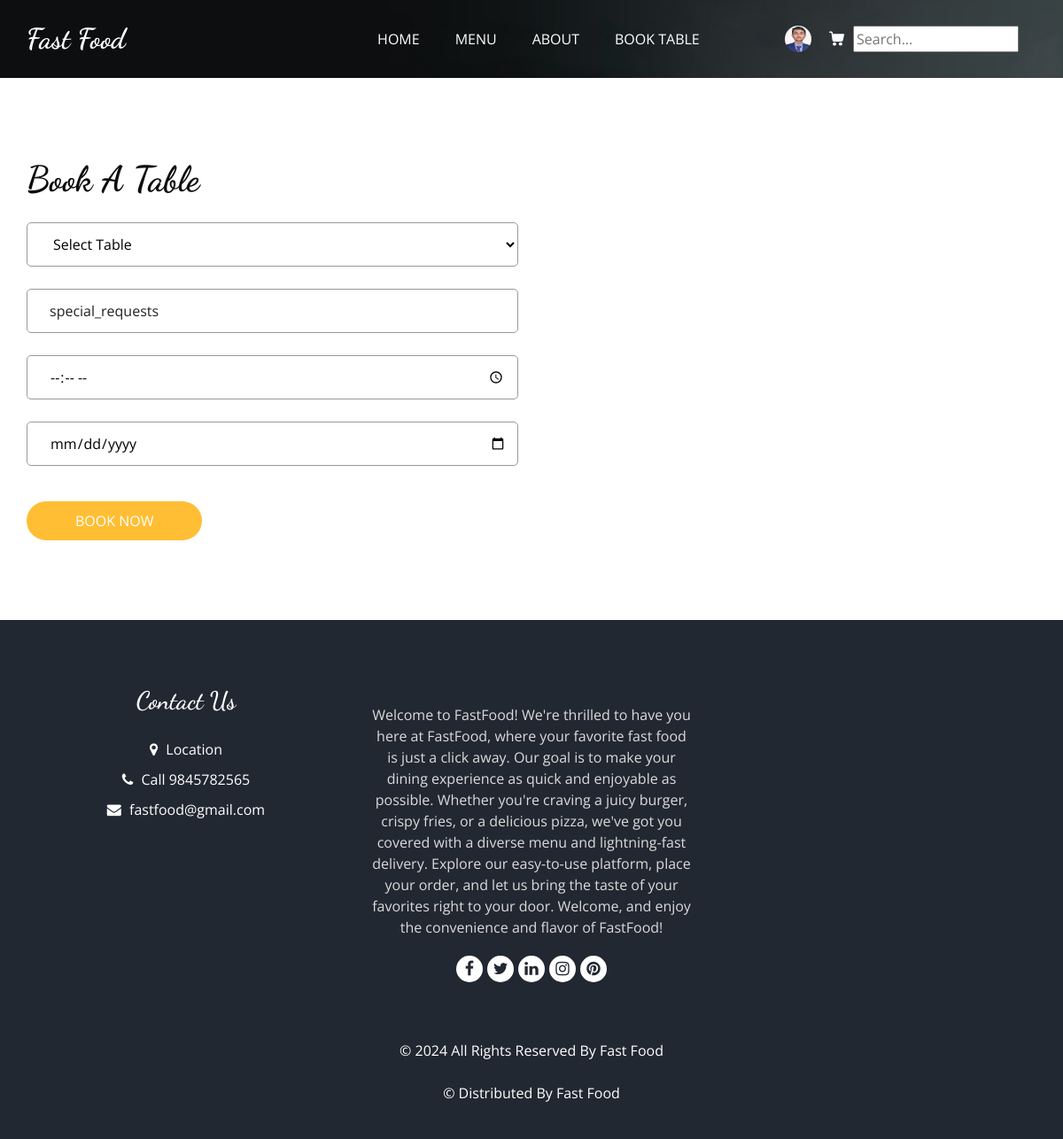
The app's page /selecttable/1 (signed in) with its own data.
### food/models.py (models this page shows, shortened)
class SystemSetting(models.Model):
    name = models.CharField(max_length=150)
    address = models.CharField(max_length=250)
    slogan = models.CharField(max_length=300)
    about = models.TextField(blank=True,null=True)
    email = models.EmailField()
    phone = models.CharField(max_length=15)
    logo = models.ImageField(upload_to='sys')
    location = models.URLField(blank=True,null=True)
    youtube = models.URLField(blank=True,null=True)
    instagram = models.URLField(blank=True,null=True)

### useraccount/models.py (models this page shows, shortened)
class User(AbstractUser):
    address = models.TextField()
    mobile = models.CharField(max_length=15)
    profile = models.ImageField(upload_to='profiles')

### food/views.py (the view, shortened to what this page needs)
# urls.py: path('selecttable/<int:hotel_id>',views.SelectTable,name="selecttable"),
@login_required(login_url='login')
def SelectTable(request, hotel_id):
    restaurant = get_object_or_404(Restaurant,id=hotel_id)
    tables = Table.objects.filter(restaurant=restaurant,is_available=True)
    return render(request, 'booktable/select_table.html', {'tables': tables})

### food/context_processors.py (called while the page is built)
def System(request):
    sys = SystemSetting.objects.first()
    return {'sys':sys}

def OfferView(request):
    offers = Offer.objects.filter(status = True)[:4]
    for off in offers:
        discounted_price = off.food.price * (Decimal(1) - Decimal(off.discount) / Decimal(100))
        off.discounted_price = round(discounted_price, 2)
    return {'offers':offers}

### templates/booktable/select_table.html (shortened to what this page needs)
{% extends "master.html" %}
{% load static %}
{% block content %}
{% include "header2.html" %}
  <section class="book_section layout_padding">
    <div class="container">
      <div class="heading_container">
        <h2>
          Book A Table
        </h2>
      </div>
      <div class="row">
        <div class="col-md-6">
          <div class="form_container">
            <form method="POST">
              <select class="form-control nice-select wide" name="table">
                <option value="" disabled selected>
                  Select Table
                </option>
              </select>
              <div>
                <input type="text" class="form-control" name="special_requests" placeholder="special_requests" />
              </div>
              <div>
                <input type="time" class="form-control" name = "booking_time"   />
              </div>
              <div>
                <input type="date" name="booking_date" class="form-control">
              </div>
              <div class="btn_box">
                <button type="submit">
                  Book Now
                </button>
              </div>
            </form>
        </div>
        </div>
      </div>
    </div>
  </section>
{% endblock content %}

### templates/master.html (shortened to what this page needs)
{% load static %}
<!DOCTYPE html>
<html>
<head>
  <link rel="stylesheet" type="text/css" href="{% static "css/bootstrap.css" %}" />
  <link rel="stylesheet" type="text/css" href="https://cdnjs.cloudflare.com/ajax/libs/OwlCarousel2/2.3.4/assets/owl.carousel.min.css" />
  <link rel="stylesheet" href="https://cdnjs.cloudflare.com/ajax/libs/jquery-nice-select/1.1.0/css/nice-select.min.css" />
  <link href="{% static "css/font-awesome.min.css" %}" rel="stylesheet" />
  <link href="{% static "css/style.css" %}" rel="stylesheet" />
  <link href="{% static "css/responsive.css" %}" rel="stylesheet" />
  <link href="{% static "css/drop.css" %}" rel="stylesheet" />
</head>
<body>
{% block content %}
{% endblock content %}
  <footer class="footer_section">
    <div class="container">
      <div class="row">
        <div class="col-md-4 footer-col">
          <div class="footer_contact">
            <h4>
              Contact Us
            </h4>
            <div class="contact_link_box">
              <a href="">
                <i class="fa fa-map-marker" aria-hidden="true"></i>
                <span>
                  Location
                </span>
              </a>
              <a href="">
                <i class="fa fa-phone" aria-hidden="true"></i>
                <span>
                  Call {{sys.phone}}
                </span>
              </a>
              <a href="">
                <i class="fa fa-envelope" aria-hidden="true"></i>
                <span>
                  {{sys.email}}
                </span>
              </a>
            </div>
          </div>
        </div>
        <div class="col-md-4 footer-col">
          <div class="footer_detail">
            <p>
              {{sys.about}}
            </p>
            <div class="footer_social">
              <a href="">
                <i class="fa fa-facebook" aria-hidden="true"></i>
              </a>
              <a href="">
                <i class="fa fa-twitter" aria-hidden="true"></i>
              </a>
              <a href="">
                <i class="fa fa-linkedin" aria-hidden="true"></i>
              </a>
              <a href="">
                <i class="fa fa-instagram" aria-hidden="true"></i>
              </a>
              <a href="">
                <i class="fa fa-pinterest" aria-hidden="true"></i>
              </a>
            </div>
          </div>
        </div>
      </div>
      <div class="footer-info">
        <p>
          &copy; <span id="displayYear"></span> All Rights Reserved By
          <a href="">{{sys.name}}</a><br><br>
          &copy;  Distributed By
          <a href="" target="_blank">{{sys.name}}</a>
        </p>
      </div>
    </div>
  </footer>
</body>
</html>

### templates/header2.html (shortened to what this page needs)
{% load static %}
<body class="sub_page">
  <div class="hero_area">
    <div class="bg-box">
      <img src="{% static "images/hero-bg.jpg" %}" alt="">
    </div>
    <header class="header_section">
      <div class="container">
        <nav class="navbar navbar-expand-lg custom_nav-container ">
          <a class="navbar-brand" href="{% url 'home'%}">
            <span>
              {{sys.name}}
            </span>
          </a>
          <div class="collapse navbar-collapse" id="navbarSupportedContent">
            <ul class="navbar-nav  mx-auto ">
              <li class="nav-item">
                <a class="nav-link" href="{% url 'home'%}">Home </a>
              </li>
              <li class="nav-item ">
                <a class="nav-link" href="{% url 'menu'%}">Menu <span class="sr-only">(current)</span> </a>
              </li>
              <li class="nav-item">
                <a class="nav-link" href="{% url 'about'%}">About</a>
              </li>
              <li class="nav-item">
                <a class="nav-link" href="{% url 'restaurant'%}">Book Table</a>
              </li>
            </ul>
            <div class="user_option">
              <div class="user-menu">
                <a href="#" class="user_link">
                  {% if user.is_authenticated %}
                    {% if user.profile and user.profile.url %}
                      <img src="{{ user.profile.url }}" height="30px" width="30px" class="rounded-circle" height="100" width="100">
                    {% else %}
                      <i class="fa fa-user" aria-hidden="true"></i>
                    {% endif %}
                    {% else %}
                  <i class="fa fa-user" aria-hidden="true"></i>
                  {% endif %}
              </div>
              {% if user.is_authenticated %}
              <a class="cart_link" href="{% url 'order' %}">
              </a>
              {% endif %}
              <form class="form-inline" method="GET" action="{% url 'menu' %}">
                <input type="text" name="search" value="{{ search }}" placeholder="Search...">
              </form>
            </div>
          </div>
        </nav>
      </div>
    </header>
  </div>

### static/css/responsive.css (style rules this page uses)
@media (min-width: 1200px) { .container { max-width: 1170px; } }

### static/css/drop.css (style rules this page uses)
.user-menu { position: relative; display: inline-block; }
.dropdown-content a { color: black; padding: 12px 16px; text-decoration: none; display: block; }

### records on screen
SystemSetting: name "Fast Food", phone "9845782565", email "fastfood@gmail.com", about "Welcome to FastFood! We're thrilled to have you here at FastFood, where your favorite fast food is just a click away. Our goal is to make your dining experience as quick and enjoyable as possible. Whether you're craving a juicy burger, crispy fries, or a delicious pizza, we've got you covered with a diverse menu and lightning-fast delivery. Explore our easy-to-use platform, place your order, and let us bring the taste of your favorites right to your door. Welcome, and enjoy the convenience and flavor of FastFood!"
User: profile (picture)
